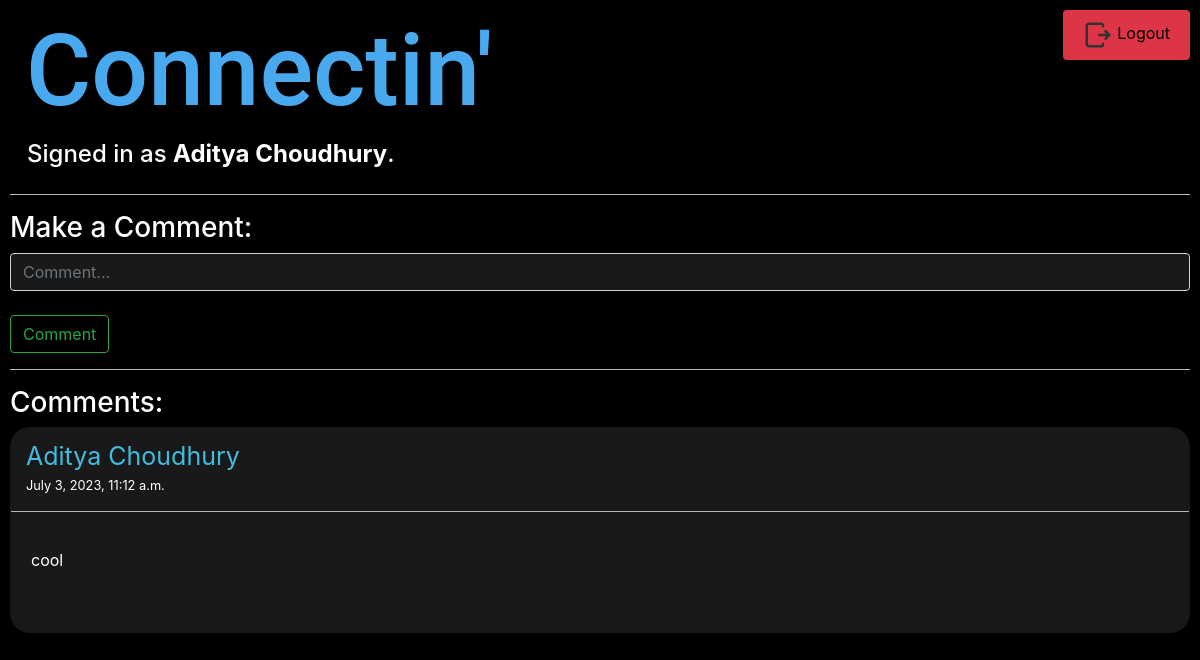
The app's page /comments/36 (signed in) with its own data.
### lprofile/models.py (models this page shows, shortened)
class comments(models.Model):
    comment_owner=models.ForeignKey(User,on_delete=models.CASCADE,blank=True,related_name='c_owner')
    c_post=models.ForeignKey(posts,on_delete=models.CASCADE,blank=True,null=True,related_name='c_post')
    time=models.DateTimeField(auto_now_add=True)
    message=models.CharField(max_length=300)

### lprofile/views.py (the view, shortened to what this page needs)
# urls.py: path("comments/<int:id>",views.gotocomments,name="comments"),
def gotocomments(request,id):
    post=posts.objects.get(pk=id)
    if request.method=='GET':
        comms=comments.objects.filter(c_post=post)
        return render(request,'lprofile/comments.html',{
            'post':post,
            'comms':comms
        })

### lprofile/templates/lprofile/comments.html (shortened to what this page needs)
{% extends "lprofile/layout.html" %}
{% block body %}
    {% if user.is_authenticated %}
        <form action="{% url 'comments' post.id %}" method="POST">
            <h3>Make a Comment:</h3>
            <input placeholder="Comment..." style="background-color: rgb(25, 25, 25);color: white;" type="text" class="form-control" name="message"><br>
            <button type="submit" class="btn btn-outline-success">Comment</button>
        </form>
        <hr>
        <h3>Comments:</h3>
        {% for i in comms %}
            <div class="card">
                <a href="{% url 'profile1' uname=i.comment_owner %}" style="padding-left: 15px;padding-top: 10px;font-size: 25px;">{{ i.comment_owner.first_name }} {{ i.comment_owner.last_name }}</a>
                <small style="padding-left: 15px;">{{ i.time }}</small>
                <hr>
                <div class="card-body">
                    <p class="card-text">{{ i.message }}</p><br>
                </div>
            </div>
        {% endfor %}
    {% else %}
    <h2 style="text-align: center">Login/Signup first!</h2>
    {% endif %}
{% endblock %}

### lprofile/templates/lprofile/layout.html (shortened to what this page needs)
{% load static %}
<!DOCTYPE html>
<html>
    <head>
        <link rel="stylesheet" href="https://stackpath.bootstrapcdn.com/bootstrap/4.4.1/css/bootstrap.min.css">
        <link rel="stylesheet" href="https://cdnjs.cloudflare.com/ajax/libs/font-awesome/4.7.0/css/font-awesome.min.css">
        <link href="{% static 'lprofile/styles.css' %}" rel="stylesheet">
    </head>
    <body>
        <div style="float: left;">
        <a href="{% url 'index' %}">
            <button style="background-color: black;border: black;">
                <h1 style="padding-left: 10px;font-size: 100px; color:rgb(72, 169, 238); font-family: roboto;">
                    Connectin'
                </h1>
            </button>
        </a>
        <h4 style="padding-left: 17px;">
            {% if user.is_authenticated %}
                Signed in as <strong>{{ user.first_name }} {{ user.last_name }}</strong>.
            {% else %}
                Not signed in.
            {% endif %}
        </h4>
        </div>
        {% if user.is_authenticated %}
            <a href="{% url 'logout' %}" style="padding-top: 20px; padding-right: 20px;">
                <button class="btn btn-danger" style="float: right;color: black;">
                    Logout
                </button>
            </a>
            <br><br><br><br><br><br><br>
            <hr>
        {% endif %}
        {% block body %}
        {% endblock %}
    </body>
</html>

### lprofile/static/lprofile/styles.css (style rules this page uses)
.card { background-color: rgb(25, 25, 25); border-radius: 20px; }
body { padding: 10px; background-color: black; color: white; }
a { color: rgb(65, 188, 222); }
hr { background-color: rgb(203, 203, 203); }
.btn-danger { background-color: #dc3545; color: #ffffff; padding: 10px 20px; font-size: 16px; border: none; border-radius: 4px; cursor: pointer; }

### records on screen
comments: comment_owner.first_name "Aditya", comment_owner.last_name "Choudhury", time "July 3, 2023, 11:12 a.m.", message "cool"

### other values on screen
{{ user.first_name }} "Aditya"
{{ user.last_name }} "Choudhury"
